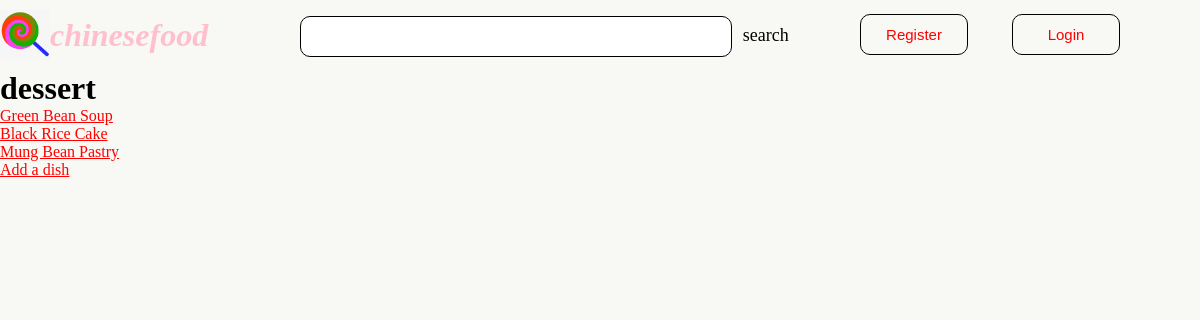
Screenshot of /rango/category/dessert/ with the database file from the repository.
### rango/models.py (models this page shows, shortened)
class Category(models.Model):
    category = models.CharField(max_length=128, unique=True)
    slug = models.SlugField(unique=True)
    class Meta:
        verbose_name_plural = 'Categories'

class Dish(models.Model):
    category = models.ForeignKey(Category, on_delete=models.CASCADE)
    dish = models.CharField(max_length=128, unique=True)
    url = models.URLField()
    likes = models.IntegerField(default=0)
    class Meta:
        verbose_name_plural = 'Dishes'

### rango/views.py (the view)
# urls.py: path('category/<slug:category_name_slug>/', views.show_category, name='show_category'),
def show_category(request, category_name_slug):
    context_dict = {}
    try:
        category = Category.objects.get(slug=category_name_slug)
        dishes = Dish.objects.filter(category=category)
        context_dict['dishes'] = dishes
        context_dict['category'] = category
    except Category.DoesNotExist:
        context_dict['category'] = None
        context_dict['pages'] = None
    return render(request, 'rango/category.html', context_dict)

### templates/rango/category.html (shortened to what this page needs)
<!DOCTYPE html>
{% load staticfiles %}
<html lang="en">
<head>
    <link rel="stylesheet" type="text/css" href="{% static 'css/homepage.css' %}">
</head>
<body>
    <div class="w header">
    <div class="logo f">
        <img  class="f" src="{% static 'images/t.jpg' %}" alt="" height="50">
        <h1 class="f"><i>chinesefood</i></h1>
    </div>
    <div class="search f">
        <input type="search"><span>search</span>
    </div>
    <div class="login f">
        {% if user.is_authenticated %}
            hello {{ user.username }}!
            <button>
                <a class="a2" href="{% url 'rango:logout' %}">Logout</a>
            </button>
        {% else %}
            <button>
                <a class="a2" href="{% url 'rango:register' %}">Register</a>
            </button>
            <button>
                 <a class="a2" href="{% url 'rango:login' %}">Login</a>
            </button>
        {% endif %}
    </div>
</div>
    {% if category %}
        <h1>{{ category.category }}</h1>
        {% if dishes %}
            <ul>
                {% for dish in dishes %}
                    <li><a href="{{ dish.url }}">{{ dish.dish }}</a> </li>
                {% endfor %}
            </ul>
        {% else %}
            <strong>No dishes currently in category</strong>
        {% endif %}
    {% else %}
        This category does not exist.
    {% endif %}
    <div>
        <a href="/rango/category/{{ category.slug}}/add_dish/">Add a dish</a><br />
    </div>
</body>
</html>

### static/css/homepage.css (style rules this page uses)
* { margin: 0; padding: 0; }
button, input { outline: none; }
body { background-color: #F8F8F5 }
.w { width: 1200px; margin: 0 auto; }
.header { padding: 10px 0; height: 50px; line-height: 50px; }
.f { float: left; }
.logo { width: 25%; height: 100%; }
.logo h1 i { color: pink; }
.search { width: 45%; }
.search input { border: 1px solid black; padding-left: 30px; margin-right: 2%; width: 80%; border-radius: 10px; height: 41px; }
.search span { font-size: 18px; }
.login { width: 30%; }
.login button { border: 1px solid black; cursor: pointer; width: 30%; margin: 0 20px; height: 41px; padding: 0 20px ; border-radius: 10px; background-color: transparent; }
.a2 { font-size: 15px; text-decoration: none; text-align: justify; }
a:link { color: red; }

### rows the page displays
Category: category "dessert"
Dish: dish "Green Bean Soup"
Dish: dish "Black Rice Cake"
Dish: dish "Mung Bean Pastry"
